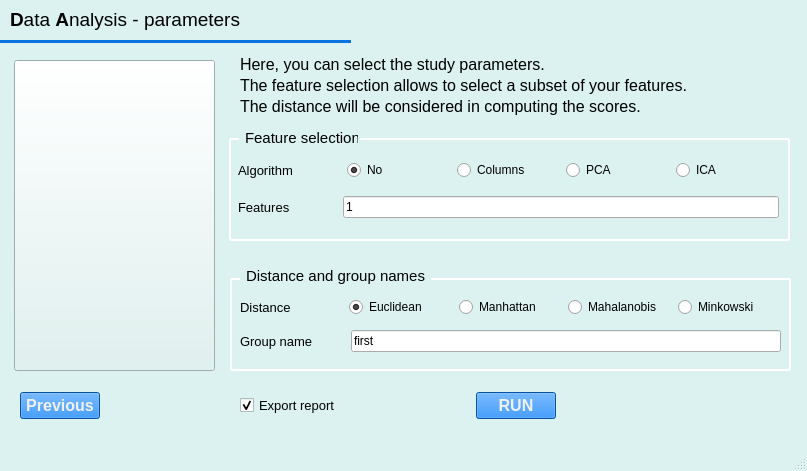
<?xml version="1.0" encoding="UTF-8"?>
<ui version="4.0">
 <class>Metis</class>
 <widget class="QMainWindow" name="Metis">
  <property name="enabled">
   <bool>true</bool>
  </property>
  <property name="geometry">
   <rect>
    <x>0</x>
    <y>0</y>
    <width>807</width>
    <height>471</height>
   </rect>
  </property>
  <property name="palette">
   <palette>
    <active>
     <colorrole role="WindowText">
      <brush brushstyle="SolidPattern">
       <color alpha="255">
        <red>0</red>
        <green>0</green>
        <blue>0</blue>
       </color>
      </brush>
     </colorrole>
     <colorrole role="Button">
      <brush brushstyle="SolidPattern">
       <color alpha="255">
        <red>11</red>
        <green>114</green>
        <blue>226</blue>
       </color>
      </brush>
     </colorrole>
     <colorrole role="Light">
      <brush brushstyle="SolidPattern">
       <color alpha="255">
        <red>255</red>
        <green>255</green>
        <blue>255</blue>
       </color>
      </brush>
     </colorrole>
     <colorrole role="Midlight">
      <brush brushstyle="SolidPattern">
       <color alpha="255">
        <red>237</red>
        <green>248</green>
        <blue>247</blue>
       </color>
      </brush>
     </colorrole>
     <colorrole role="Dark">
      <brush brushstyle="SolidPattern">
       <color alpha="255">
        <red>110</red>
        <green>121</green>
        <blue>120</blue>
       </color>
      </brush>
     </colorrole>
     <colorrole role="Mid">
      <brush brushstyle="SolidPattern">
       <color alpha="255">
        <red>147</red>
        <green>161</green>
        <blue>160</blue>
       </color>
      </brush>
     </colorrole>
     <colorrole role="Text">
      <brush brushstyle="SolidPattern">
       <color alpha="255">
        <red>0</red>
        <green>0</green>
        <blue>0</blue>
       </color>
      </brush>
     </colorrole>
     <colorrole role="BrightText">
      <brush brushstyle="SolidPattern">
       <color alpha="255">
        <red>255</red>
        <green>255</green>
        <blue>255</blue>
       </color>
      </brush>
     </colorrole>
     <colorrole role="ButtonText">
      <brush brushstyle="SolidPattern">
       <color alpha="255">
        <red>0</red>
        <green>0</green>
        <blue>0</blue>
       </color>
      </brush>
     </colorrole>
     <colorrole role="Base">
      <brush brushstyle="SolidPattern">
       <color alpha="255">
        <red>255</red>
        <green>255</green>
        <blue>255</blue>
       </color>
      </brush>
     </colorrole>
     <colorrole role="Window">
      <brush brushstyle="SolidPattern">
       <color alpha="255">
        <red>220</red>
        <green>242</green>
        <blue>240</blue>
       </color>
      </brush>
     </colorrole>
     <colorrole role="Shadow">
      <brush brushstyle="SolidPattern">
       <color alpha="255">
        <red>0</red>
        <green>0</green>
        <blue>0</blue>
       </color>
      </brush>
     </colorrole>
     <colorrole role="AlternateBase">
      <brush brushstyle="SolidPattern">
       <color alpha="255">
        <red>237</red>
        <green>248</green>
        <blue>247</blue>
       </color>
      </brush>
     </colorrole>
     <colorrole role="ToolTipBase">
      <brush brushstyle="SolidPattern">
       <color alpha="255">
        <red>255</red>
        <green>255</green>
        <blue>220</blue>
       </color>
      </brush>
     </colorrole>
     <colorrole role="ToolTipText">
      <brush brushstyle="SolidPattern">
       <color alpha="255">
        <red>0</red>
        <green>0</green>
        <blue>0</blue>
       </color>
      </brush>
     </colorrole>
     <colorrole role="PlaceholderText">
      <brush brushstyle="SolidPattern">
       <color alpha="128">
        <red>0</red>
        <green>0</green>
        <blue>0</blue>
       </color>
      </brush>
     </colorrole>
    </active>
    <inactive>
     <colorrole role="WindowText">
      <brush brushstyle="SolidPattern">
       <color alpha="255">
        <red>0</red>
        <green>0</green>
        <blue>0</blue>
       </color>
      </brush>
     </colorrole>
     <colorrole role="Button">
      <brush brushstyle="SolidPattern">
       <color alpha="255">
        <red>11</red>
        <green>114</green>
        <blue>226</blue>
       </color>
      </brush>
     </colorrole>
     <colorrole role="Light">
      <brush brushstyle="SolidPattern">
       <color alpha="255">
        <red>255</red>
        <green>255</green>
        <blue>255</blue>
       </color>
      </brush>
     </colorrole>
     <colorrole role="Midlight">
      <brush brushstyle="SolidPattern">
       <color alpha="255">
        <red>237</red>
        <green>248</green>
        <blue>247</blue>
       </color>
      </brush>
     </colorrole>
     <colorrole role="Dark">
      <brush brushstyle="SolidPattern">
       <color alpha="255">
        <red>110</red>
        <green>121</green>
        <blue>120</blue>
       </color>
      </brush>
     </colorrole>
     <colorrole role="Mid">
      <brush brushstyle="SolidPattern">
       <color alpha="255">
        <red>147</red>
        <green>161</green>
        <blue>160</blue>
       </color>
      </brush>
     </colorrole>
     <colorrole role="Text">
      <brush brushstyle="SolidPattern">
       <color alpha="255">
        <red>0</red>
        <green>0</green>
        <blue>0</blue>
       </color>
      </brush>
     </colorrole>
     <colorrole role="BrightText">
      <brush brushstyle="SolidPattern">
       <color alpha="255">
        <red>255</red>
        <green>255</green>
        <blue>255</blue>
       </color>
      </brush>
     </colorrole>
     <colorrole role="ButtonText">
      <brush brushstyle="SolidPattern">
       <color alpha="255">
        <red>0</red>
        <green>0</green>
        <blue>0</blue>
       </color>
      </brush>
     </colorrole>
     <colorrole role="Base">
      <brush brushstyle="SolidPattern">
       <color alpha="255">
        <red>255</red>
        <green>255</green>
        <blue>255</blue>
       </color>
      </brush>
     </colorrole>
     <colorrole role="Window">
      <brush brushstyle="SolidPattern">
       <color alpha="255">
        <red>220</red>
        <green>242</green>
        <blue>240</blue>
       </color>
      </brush>
     </colorrole>
     <colorrole role="Shadow">
      <brush brushstyle="SolidPattern">
       <color alpha="255">
        <red>0</red>
        <green>0</green>
        <blue>0</blue>
       </color>
      </brush>
     </colorrole>
     <colorrole role="AlternateBase">
      <brush brushstyle="SolidPattern">
       <color alpha="255">
        <red>237</red>
        <green>248</green>
        <blue>247</blue>
       </color>
      </brush>
     </colorrole>
     <colorrole role="ToolTipBase">
      <brush brushstyle="SolidPattern">
       <color alpha="255">
        <red>255</red>
        <green>255</green>
        <blue>220</blue>
       </color>
      </brush>
     </colorrole>
     <colorrole role="ToolTipText">
      <brush brushstyle="SolidPattern">
       <color alpha="255">
        <red>0</red>
        <green>0</green>
        <blue>0</blue>
       </color>
      </brush>
     </colorrole>
     <colorrole role="PlaceholderText">
      <brush brushstyle="SolidPattern">
       <color alpha="128">
        <red>0</red>
        <green>0</green>
        <blue>0</blue>
       </color>
      </brush>
     </colorrole>
    </inactive>
    <disabled>
     <colorrole role="WindowText">
      <brush brushstyle="SolidPattern">
       <color alpha="255">
        <red>110</red>
        <green>121</green>
        <blue>120</blue>
       </color>
      </brush>
     </colorrole>
     <colorrole role="Button">
      <brush brushstyle="SolidPattern">
       <color alpha="255">
        <red>11</red>
        <green>114</green>
        <blue>226</blue>
       </color>
      </brush>
     </colorrole>
     <colorrole role="Light">
      <brush brushstyle="SolidPattern">
       <color alpha="255">
        <red>255</red>
        <green>255</green>
        <blue>255</blue>
       </color>
      </brush>
     </colorrole>
     <colorrole role="Midlight">
      <brush brushstyle="SolidPattern">
       <color alpha="255">
        <red>237</red>
        <green>248</green>
        <blue>247</blue>
       </color>
      </brush>
     </colorrole>
     <colorrole role="Dark">
      <brush brushstyle="SolidPattern">
       <color alpha="255">
        <red>110</red>
        <green>121</green>
        <blue>120</blue>
       </color>
      </brush>
     </colorrole>
     <colorrole role="Mid">
      <brush brushstyle="SolidPattern">
       <color alpha="255">
        <red>147</red>
        <green>161</green>
        <blue>160</blue>
       </color>
      </brush>
     </colorrole>
     <colorrole role="Text">
      <brush brushstyle="SolidPattern">
       <color alpha="255">
        <red>110</red>
        <green>121</green>
        <blue>120</blue>
       </color>
      </brush>
     </colorrole>
     <colorrole role="BrightText">
      <brush brushstyle="SolidPattern">
       <color alpha="255">
        <red>255</red>
        <green>255</green>
        <blue>255</blue>
       </color>
      </brush>
     </colorrole>
     <colorrole role="ButtonText">
      <brush brushstyle="SolidPattern">
       <color alpha="255">
        <red>110</red>
        <green>121</green>
        <blue>120</blue>
       </color>
      </brush>
     </colorrole>
     <colorrole role="Base">
      <brush brushstyle="SolidPattern">
       <color alpha="255">
        <red>220</red>
        <green>242</green>
        <blue>240</blue>
       </color>
      </brush>
     </colorrole>
     <colorrole role="Window">
      <brush brushstyle="SolidPattern">
       <color alpha="255">
        <red>220</red>
        <green>242</green>
        <blue>240</blue>
       </color>
      </brush>
     </colorrole>
     <colorrole role="Shadow">
      <brush brushstyle="SolidPattern">
       <color alpha="255">
        <red>0</red>
        <green>0</green>
        <blue>0</blue>
       </color>
      </brush>
     </colorrole>
     <colorrole role="AlternateBase">
      <brush brushstyle="SolidPattern">
       <color alpha="255">
        <red>220</red>
        <green>242</green>
        <blue>240</blue>
       </color>
      </brush>
     </colorrole>
     <colorrole role="ToolTipBase">
      <brush brushstyle="SolidPattern">
       <color alpha="255">
        <red>255</red>
        <green>255</green>
        <blue>220</blue>
       </color>
      </brush>
     </colorrole>
     <colorrole role="ToolTipText">
      <brush brushstyle="SolidPattern">
       <color alpha="255">
        <red>0</red>
        <green>0</green>
        <blue>0</blue>
       </color>
      </brush>
     </colorrole>
     <colorrole role="PlaceholderText">
      <brush brushstyle="SolidPattern">
       <color alpha="128">
        <red>0</red>
        <green>0</green>
        <blue>0</blue>
       </color>
      </brush>
     </colorrole>
    </disabled>
   </palette>
  </property>
  <property name="windowTitle">
   <string>Metis</string>
  </property>
  <property name="windowIcon">
   <iconset>
    <normaloff>../Images/icon.png</normaloff>../Images/icon.png</iconset>
  </property>
  <widget class="QWidget" name="centralwidget">
   <widget class="QPushButton" name="help_button">
    <property name="geometry">
     <rect>
      <x>14</x>
      <y>60</y>
      <width>201</width>
      <height>311</height>
     </rect>
    </property>
    <property name="styleSheet">
     <string notr="true">background-color: rgb(220, 242, 240);</string>
    </property>
    <property name="text">
     <string/>
    </property>
    <property name="icon">
     <iconset>
      <normaloff>Metis/Images/jar_logo.png</normaloff>Metis/Images/jar_logo.png</iconset>
    </property>
    <property name="iconSize">
     <size>
      <width>300</width>
      <height>300</height>
     </size>
    </property>
    <property name="autoRepeatDelay">
     <number>300</number>
    </property>
    <property name="autoRepeatInterval">
     <number>100</number>
    </property>
   </widget>
   <widget class="QLabel" name="label">
    <property name="geometry">
     <rect>
      <x>10</x>
      <y>0</y>
      <width>541</width>
      <height>41</height>
     </rect>
    </property>
    <property name="text">
     <string>&lt;!DOCTYPE HTML PUBLIC &quot;-//W3C//DTD HTML 4.0//EN&quot; &quot;http://www.w3.org/TR/REC-html40/strict.dtd&quot;&gt;
&lt;html&gt;&lt;head&gt;&lt;meta name=&quot;qrichtext&quot; content=&quot;1&quot; /&gt;&lt;style type=&quot;text/css&quot;&gt;
p, li { white-space: pre-wrap; }
&lt;/style&gt;&lt;/head&gt;&lt;body style=&quot; font-family:'MS Shell Dlg 2'; font-size:8pt; font-weight:400; font-style:normal;&quot;&gt;
&lt;p style=&quot; margin-top:12px; margin-bottom:2px; margin-left:0px; margin-right:0px; -qt-block-indent:0; text-indent:0px; line-height:5px;&quot;&gt;&lt;span style=&quot; font-size:14pt; font-weight:600;&quot;&gt;D&lt;/span&gt;&lt;span style=&quot; font-size:14pt;&quot;&gt;ata &lt;/span&gt;&lt;span style=&quot; font-size:14pt; font-weight:600;&quot;&gt;A&lt;/span&gt;&lt;span style=&quot; font-size:14pt;&quot;&gt;nalysis - parameters&lt;/span&gt;&lt;/p&gt;&lt;/body&gt;&lt;/html&gt;</string>
    </property>
   </widget>
   <widget class="QLabel" name="label_6">
    <property name="geometry">
     <rect>
      <x>240</x>
      <y>50</y>
      <width>541</width>
      <height>71</height>
     </rect>
    </property>
    <property name="font">
     <font>
      <pointsize>10</pointsize>
     </font>
    </property>
    <property name="text">
     <string>&lt;!DOCTYPE HTML PUBLIC &quot;-//W3C//DTD HTML 4.0//EN&quot; &quot;http://www.w3.org/TR/REC-html40/strict.dtd&quot;&gt;
&lt;html&gt;&lt;head&gt;&lt;meta name=&quot;qrichtext&quot; content=&quot;1&quot; /&gt;&lt;style type=&quot;text/css&quot;&gt;
p, li { white-space: pre-wrap; }
&lt;/style&gt;&lt;/head&gt;&lt;body style=&quot; font-family:'MS Shell Dlg 2'; font-size:10pt; font-weight:400; font-style:normal;&quot;&gt;
&lt;p style=&quot; margin-top:2px; margin-bottom:2px; margin-left:0px; margin-right:0px; -qt-block-indent:0; text-indent:0px;&quot;&gt;&lt;span style=&quot; font-size:12pt;&quot;&gt;Here, you can select the study parameters.&lt;/span&gt;&lt;/p&gt;
&lt;p style=&quot; margin-top:2px; margin-bottom:2px; margin-left:0px; margin-right:0px; -qt-block-indent:0; text-indent:0px;&quot;&gt;&lt;span style=&quot; font-size:12pt;&quot;&gt;The feature selection allows to select a subset of your features.&lt;/span&gt;&lt;/p&gt;
&lt;p style=&quot; margin-top:2px; margin-bottom:2px; margin-left:0px; margin-right:0px; -qt-block-indent:0; text-indent:0px;&quot;&gt;&lt;span style=&quot; font-size:12pt;&quot;&gt;The distance will be considered in computing the scores.&lt;/span&gt;&lt;/p&gt;&lt;/body&gt;&lt;/html&gt;</string>
    </property>
   </widget>
   <widget class="Line" name="line">
    <property name="geometry">
     <rect>
      <x>0</x>
      <y>40</y>
      <width>351</width>
      <height>3</height>
     </rect>
    </property>
    <property name="styleSheet">
     <string notr="true">background-color: rgb(11, 114, 226); border:none;
</string>
    </property>
    <property name="lineWidth">
     <number>2</number>
    </property>
    <property name="orientation">
     <enum>Qt::Horizontal</enum>
    </property>
   </widget>
   <widget class="QWidget" name="horizontalLayoutWidget_2">
    <property name="geometry">
     <rect>
      <x>240</x>
      <y>380</y>
      <width>574</width>
      <height>51</height>
     </rect>
    </property>
    <layout class="QHBoxLayout" name="horizontalLayout_3">
     <item>
      <widget class="QCheckBox" name="export_report">
       <property name="font">
        <font>
         <pointsize>10</pointsize>
        </font>
       </property>
       <property name="text">
        <string>Export report</string>
       </property>
       <property name="checked">
        <bool>true</bool>
       </property>
      </widget>
     </item>
     <item>
      <spacer name="horizontalSpacer">
       <property name="orientation">
        <enum>Qt::Horizontal</enum>
       </property>
       <property name="sizeHint" stdset="0">
        <size>
         <width>40</width>
         <height>20</height>
        </size>
       </property>
      </spacer>
     </item>
     <item>
      <widget class="QPushButton" name="run_button">
       <property name="enabled">
        <bool>true</bool>
       </property>
       <property name="font">
        <font>
         <pointsize>12</pointsize>
         <weight>75</weight>
         <bold>true</bold>
        </font>
       </property>
       <property name="styleSheet">
        <string notr="true">background-color: rgb(11, 114, 226);
color: rgb(241, 241, 241);</string>
       </property>
       <property name="text">
        <string>   RUN   </string>
       </property>
      </widget>
     </item>
     <item>
      <spacer name="horizontalSpacer_2">
       <property name="orientation">
        <enum>Qt::Horizontal</enum>
       </property>
       <property name="sizeHint" stdset="0">
        <size>
         <width>40</width>
         <height>20</height>
        </size>
       </property>
      </spacer>
     </item>
     <item>
      <spacer name="horizontalSpacer_3">
       <property name="orientation">
        <enum>Qt::Horizontal</enum>
       </property>
       <property name="sizeHint" stdset="0">
        <size>
         <width>40</width>
         <height>20</height>
        </size>
       </property>
      </spacer>
     </item>
    </layout>
   </widget>
   <widget class="QGroupBox" name="data_box">
    <property name="geometry">
     <rect>
      <x>229</x>
      <y>130</y>
      <width>561</width>
      <height>111</height>
     </rect>
    </property>
    <property name="palette">
     <palette>
      <active>
       <colorrole role="WindowText">
        <brush brushstyle="SolidPattern">
         <color alpha="255">
          <red>0</red>
          <green>0</green>
          <blue>0</blue>
         </color>
        </brush>
       </colorrole>
       <colorrole role="Dark">
        <brush brushstyle="SolidPattern">
         <color alpha="255">
          <red>0</red>
          <green>0</green>
          <blue>0</blue>
         </color>
        </brush>
       </colorrole>
       <colorrole role="Text">
        <brush brushstyle="SolidPattern">
         <color alpha="255">
          <red>0</red>
          <green>0</green>
          <blue>0</blue>
         </color>
        </brush>
       </colorrole>
       <colorrole role="ButtonText">
        <brush brushstyle="SolidPattern">
         <color alpha="255">
          <red>0</red>
          <green>0</green>
          <blue>0</blue>
         </color>
        </brush>
       </colorrole>
       <colorrole role="PlaceholderText">
        <brush brushstyle="SolidPattern">
         <color alpha="128">
          <red>0</red>
          <green>0</green>
          <blue>0</blue>
         </color>
        </brush>
       </colorrole>
      </active>
      <inactive>
       <colorrole role="WindowText">
        <brush brushstyle="SolidPattern">
         <color alpha="255">
          <red>0</red>
          <green>0</green>
          <blue>0</blue>
         </color>
        </brush>
       </colorrole>
       <colorrole role="Dark">
        <brush brushstyle="SolidPattern">
         <color alpha="255">
          <red>0</red>
          <green>0</green>
          <blue>0</blue>
         </color>
        </brush>
       </colorrole>
       <colorrole role="Text">
        <brush brushstyle="SolidPattern">
         <color alpha="255">
          <red>0</red>
          <green>0</green>
          <blue>0</blue>
         </color>
        </brush>
       </colorrole>
       <colorrole role="ButtonText">
        <brush brushstyle="SolidPattern">
         <color alpha="255">
          <red>0</red>
          <green>0</green>
          <blue>0</blue>
         </color>
        </brush>
       </colorrole>
       <colorrole role="PlaceholderText">
        <brush brushstyle="SolidPattern">
         <color alpha="128">
          <red>0</red>
          <green>0</green>
          <blue>0</blue>
         </color>
        </brush>
       </colorrole>
      </inactive>
      <disabled>
       <colorrole role="WindowText">
        <brush brushstyle="SolidPattern">
         <color alpha="255">
          <red>0</red>
          <green>0</green>
          <blue>0</blue>
         </color>
        </brush>
       </colorrole>
       <colorrole role="Dark">
        <brush brushstyle="SolidPattern">
         <color alpha="255">
          <red>0</red>
          <green>0</green>
          <blue>0</blue>
         </color>
        </brush>
       </colorrole>
       <colorrole role="Text">
        <brush brushstyle="SolidPattern">
         <color alpha="255">
          <red>0</red>
          <green>0</green>
          <blue>0</blue>
         </color>
        </brush>
       </colorrole>
       <colorrole role="ButtonText">
        <brush brushstyle="SolidPattern">
         <color alpha="255">
          <red>0</red>
          <green>0</green>
          <blue>0</blue>
         </color>
        </brush>
       </colorrole>
       <colorrole role="PlaceholderText">
        <brush brushstyle="SolidPattern">
         <color alpha="128">
          <red>0</red>
          <green>0</green>
          <blue>0</blue>
         </color>
        </brush>
       </colorrole>
      </disabled>
     </palette>
    </property>
    <property name="font">
     <font>
      <pointsize>10</pointsize>
      <strikeout>false</strikeout>
     </font>
    </property>
    <property name="autoFillBackground">
     <bool>false</bool>
    </property>
    <property name="styleSheet">
     <string notr="true">QGroupBox{
	border: 2px solid gray; 
	border-color: #ffffff; 
	border-radius: 3px; 
	margin-top: 8px;
}</string>
    </property>
    <property name="title">
     <string/>
    </property>
    <property name="alignment">
     <set>Qt::AlignLeading|Qt::AlignLeft|Qt::AlignTop</set>
    </property>
    <property name="flat">
     <bool>false</bool>
    </property>
    <property name="checkable">
     <bool>false</bool>
    </property>
    <widget class="QLabel" name="label_7">
     <property name="geometry">
      <rect>
       <x>10</x>
       <y>0</y>
       <width>121</width>
       <height>16</height>
      </rect>
     </property>
     <property name="font">
      <font>
       <pointsize>11</pointsize>
       <weight>50</weight>
       <italic>false</italic>
       <bold>false</bold>
      </font>
     </property>
     <property name="styleSheet">
      <string notr="true">background-color: rgb(220, 242, 240); padding: 0px 1.5px;</string>
     </property>
     <property name="text">
      <string>Feature selection</string>
     </property>
    </widget>
    <widget class="QWidget" name="verticalLayoutWidget">
     <property name="geometry">
      <rect>
       <x>9</x>
       <y>20</y>
       <width>541</width>
       <height>80</height>
      </rect>
     </property>
     <layout class="QVBoxLayout" name="verticalLayout">
      <item>
       <layout class="QHBoxLayout" name="horizontalLayout">
        <item>
         <widget class="QLabel" name="label_10">
          <property name="font">
           <font>
            <pointsize>10</pointsize>
           </font>
          </property>
          <property name="text">
           <string>Algorithm</string>
          </property>
         </widget>
        </item>
        <item>
         <widget class="QRadioButton" name="No">
          <property name="text">
           <string>No</string>
          </property>
          <property name="checked">
           <bool>true</bool>
          </property>
         </widget>
        </item>
        <item>
         <widget class="QRadioButton" name="Columns">
          <property name="text">
           <string>Columns</string>
          </property>
         </widget>
        </item>
        <item>
         <widget class="QRadioButton" name="PCA">
          <property name="text">
           <string>PCA</string>
          </property>
         </widget>
        </item>
        <item>
         <widget class="QRadioButton" name="ICA">
          <property name="text">
           <string>ICA</string>
          </property>
         </widget>
        </item>
       </layout>
      </item>
      <item>
       <layout class="QHBoxLayout" name="horizontalLayout_2">
        <item>
         <widget class="QLabel" name="label_11">
          <property name="font">
           <font>
            <pointsize>10</pointsize>
           </font>
          </property>
          <property name="text">
           <string>Features             </string>
          </property>
         </widget>
        </item>
        <item>
         <widget class="QLineEdit" name="features">
          <property name="text">
           <string>1</string>
          </property>
         </widget>
        </item>
       </layout>
      </item>
     </layout>
    </widget>
   </widget>
   <widget class="QGroupBox" name="groupBox">
    <property name="geometry">
     <rect>
      <x>230</x>
      <y>270</y>
      <width>561</width>
      <height>101</height>
     </rect>
    </property>
    <property name="font">
     <font>
      <pointsize>10</pointsize>
     </font>
    </property>
    <property name="styleSheet">
     <string notr="true">QGroupBox{
	border: 2px solid gray; 
	border-color: #ffffff; 
	border-radius: 3px; 
	margin-top: 8px;
}</string>
    </property>
    <property name="title">
     <string/>
    </property>
    <widget class="QWidget" name="verticalLayoutWidget_2">
     <property name="geometry">
      <rect>
       <x>10</x>
       <y>20</y>
       <width>541</width>
       <height>71</height>
      </rect>
     </property>
     <layout class="QVBoxLayout" name="verticalLayout_2">
      <item>
       <layout class="QHBoxLayout" name="horizontalLayout_4">
        <item>
         <widget class="QLabel" name="label_4">
          <property name="font">
           <font>
            <pointsize>10</pointsize>
            <kerning>true</kerning>
           </font>
          </property>
          <property name="text">
           <string>Distance</string>
          </property>
         </widget>
        </item>
        <item>
         <widget class="QRadioButton" name="Euclidean">
          <property name="text">
           <string>Euclidean</string>
          </property>
          <property name="checked">
           <bool>true</bool>
          </property>
         </widget>
        </item>
        <item>
         <widget class="QRadioButton" name="Manhattan">
          <property name="text">
           <string>Manhattan</string>
          </property>
         </widget>
        </item>
        <item>
         <widget class="QRadioButton" name="Mahalanobis">
          <property name="text">
           <string>Mahalanobis</string>
          </property>
         </widget>
        </item>
        <item>
         <widget class="QRadioButton" name="Minkowski">
          <property name="text">
           <string>Minkowski</string>
          </property>
         </widget>
        </item>
       </layout>
      </item>
      <item>
       <layout class="QGridLayout" name="gridLayout_5">
        <item row="0" column="0">
         <widget class="QLabel" name="label_5">
          <property name="font">
           <font>
            <pointsize>10</pointsize>
           </font>
          </property>
          <property name="text">
           <string>Group name         </string>
          </property>
         </widget>
        </item>
        <item row="0" column="1">
         <widget class="QLineEdit" name="first_name">
          <property name="text">
           <string>first</string>
          </property>
         </widget>
        </item>
       </layout>
      </item>
     </layout>
    </widget>
    <widget class="QLabel" name="label_8">
     <property name="geometry">
      <rect>
       <x>10</x>
       <y>-5</y>
       <width>191</width>
       <height>21</height>
      </rect>
     </property>
     <property name="font">
      <font>
       <pointsize>11</pointsize>
       <weight>50</weight>
       <bold>false</bold>
      </font>
     </property>
     <property name="styleSheet">
      <string notr="true">background-color: rgb(220, 242, 240); padding: 0px 1.5px;</string>
     </property>
     <property name="text">
      <string>Distance and group names</string>
     </property>
    </widget>
   </widget>
   <widget class="QPushButton" name="previous_button">
    <property name="geometry">
     <rect>
      <x>20</x>
      <y>392</y>
      <width>80</width>
      <height>27</height>
     </rect>
    </property>
    <property name="font">
     <font>
      <pointsize>12</pointsize>
      <weight>75</weight>
      <bold>true</bold>
     </font>
    </property>
    <property name="toolTip">
     <string>Return to the previous interface</string>
    </property>
    <property name="styleSheet">
     <string notr="true">background-color: rgb(11, 114, 226);
color: rgb(241, 241, 241);</string>
    </property>
    <property name="text">
     <string>Previous</string>
    </property>
   </widget>
   <zorder>data_box</zorder>
   <zorder>groupBox</zorder>
   <zorder>help_button</zorder>
   <zorder>label</zorder>
   <zorder>label_6</zorder>
   <zorder>line</zorder>
   <zorder>horizontalLayoutWidget_2</zorder>
   <zorder>previous_button</zorder>
  </widget>
  <widget class="QMenuBar" name="menubar">
   <property name="geometry">
    <rect>
     <x>0</x>
     <y>0</y>
     <width>807</width>
     <height>21</height>
    </rect>
   </property>
  </widget>
  <widget class="QStatusBar" name="statusbar"/>
 </widget>
 <resources/>
 <connections/>
</ui>
